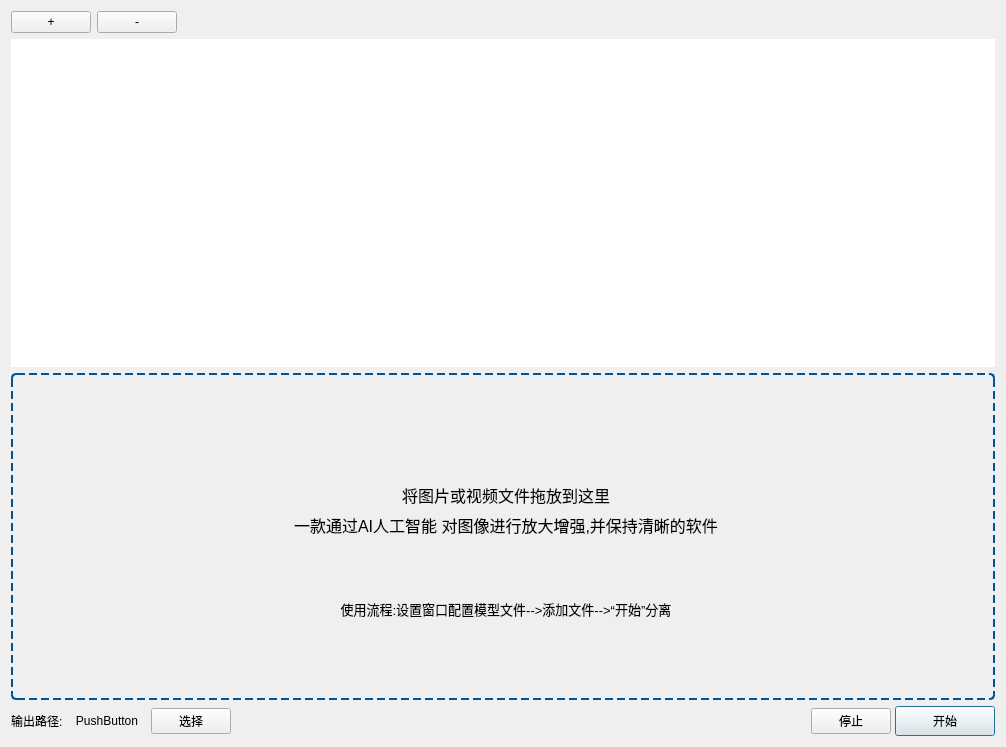
<?xml version="1.0" encoding="UTF-8"?>
<ui version="4.0">
 <class>SR_TaskListUI_main</class>
 <widget class="QWidget" name="SR_TaskListUI_main">
  <property name="geometry">
   <rect>
    <x>0</x>
    <y>0</y>
    <width>1006</width>
    <height>747</height>
   </rect>
  </property>
  <property name="windowTitle">
   <string>Form</string>
  </property>
  <layout class="QVBoxLayout" name="verticalLayout_2">
   <item>
    <layout class="QHBoxLayout" name="horizontalLayout">
     <item>
      <widget class="QPushButton" name="addpushButton">
       <property name="text">
        <string>+</string>
       </property>
      </widget>
     </item>
     <item>
      <widget class="QPushButton" name="delpushButton">
       <property name="text">
        <string>-</string>
       </property>
      </widget>
     </item>
     <item>
      <spacer name="horizontalSpacer_2">
       <property name="orientation">
        <enum>Qt::Horizontal</enum>
       </property>
       <property name="sizeHint" stdset="0">
        <size>
         <width>40</width>
         <height>20</height>
        </size>
       </property>
      </spacer>
     </item>
     <item>
      <widget class="QPushButton" name="avs_setuppushButton">
       <property name="text">
        <string/>
       </property>
       <property name="icon">
        <iconset resource="../Resource.qrc">
         <normaloff>:/new/1_1image/Resource/image/UVAIGC/gearshape.svg</normaloff>:/new/1_1image/Resource/image/UVAIGC/gearshape.svg</iconset>
       </property>
       <property name="default">
        <bool>false</bool>
       </property>
       <property name="flat">
        <bool>true</bool>
       </property>
      </widget>
     </item>
    </layout>
   </item>
   <item>
    <widget class="SR_TaskQListWidget" name="listWidget">
     <property name="contextMenuPolicy">
      <enum>Qt::CustomContextMenu</enum>
     </property>
     <property name="frameShape">
      <enum>QFrame::Box</enum>
     </property>
     <property name="frameShadow">
      <enum>QFrame::Raised</enum>
     </property>
     <property name="lineWidth">
      <number>0</number>
     </property>
    </widget>
   </item>
   <item>
    <widget class="QWidget" name="Drag_ui_widget" native="true">
     <property name="styleSheet">
      <string notr="true">#Drag_ui_widget{
border: 2px dashed rgb(0, 84, 147);
border-radius:5px;

}</string>
     </property>
     <layout class="QVBoxLayout" name="verticalLayout">
      <item>
       <layout class="QGridLayout" name="Drag_gridLayout">
        <item row="1" column="1">
         <widget class="QPushButton" name="drag_pushButton">
          <property name="text">
           <string/>
          </property>
          <property name="icon">
           <iconset resource="../Resource.qrc">
            <normaloff>:/new/prefix1/Resource/image/winOCRUI/square.and.arrow.down.svg</normaloff>:/new/prefix1/Resource/image/winOCRUI/square.and.arrow.down.svg</iconset>
          </property>
          <property name="iconSize">
           <size>
            <width>60</width>
            <height>60</height>
           </size>
          </property>
          <property name="flat">
           <bool>true</bool>
          </property>
         </widget>
        </item>
        <item row="4" column="1">
         <widget class="QFrame" name="frame">
          <property name="minimumSize">
           <size>
            <width>0</width>
            <height>50</height>
           </size>
          </property>
          <property name="maximumSize">
           <size>
            <width>16777215</width>
            <height>50</height>
           </size>
          </property>
          <property name="frameShape">
           <enum>QFrame::NoFrame</enum>
          </property>
          <property name="frameShadow">
           <enum>QFrame::Raised</enum>
          </property>
         </widget>
        </item>
        <item row="0" column="0" colspan="2">
         <spacer name="verticalSpacer">
          <property name="orientation">
           <enum>Qt::Vertical</enum>
          </property>
          <property name="sizeHint" stdset="0">
           <size>
            <width>20</width>
            <height>40</height>
           </size>
          </property>
         </spacer>
        </item>
        <item row="1" column="0">
         <spacer name="horizontalSpacer_3">
          <property name="orientation">
           <enum>Qt::Horizontal</enum>
          </property>
          <property name="sizeHint" stdset="0">
           <size>
            <width>40</width>
            <height>20</height>
           </size>
          </property>
         </spacer>
        </item>
        <item row="2" column="1">
         <widget class="QLabel" name="label_2">
          <property name="font">
           <font>
            <pointsize>12</pointsize>
           </font>
          </property>
          <property name="text">
           <string>将图片或视频文件拖放到这里</string>
          </property>
          <property name="alignment">
           <set>Qt::AlignCenter</set>
          </property>
         </widget>
        </item>
        <item row="1" column="2">
         <spacer name="horizontalSpacer_4">
          <property name="orientation">
           <enum>Qt::Horizontal</enum>
          </property>
          <property name="sizeHint" stdset="0">
           <size>
            <width>40</width>
            <height>20</height>
           </size>
          </property>
         </spacer>
        </item>
        <item row="6" column="1">
         <spacer name="verticalSpacer_2">
          <property name="orientation">
           <enum>Qt::Vertical</enum>
          </property>
          <property name="sizeHint" stdset="0">
           <size>
            <width>20</width>
            <height>40</height>
           </size>
          </property>
         </spacer>
        </item>
        <item row="3" column="1">
         <widget class="QLabel" name="label_4">
          <property name="font">
           <font>
            <pointsize>12</pointsize>
           </font>
          </property>
          <property name="text">
           <string>一款通过AI人工智能 对图像进行放大增强,并保持清晰的软件</string>
          </property>
          <property name="alignment">
           <set>Qt::AlignCenter</set>
          </property>
         </widget>
        </item>
        <item row="5" column="1">
         <widget class="QLabel" name="label">
          <property name="font">
           <font>
            <pointsize>10</pointsize>
           </font>
          </property>
          <property name="text">
           <string>使用流程:设置窗口配置模型文件--&gt;添加文件--&gt;“开始”分离</string>
          </property>
          <property name="alignment">
           <set>Qt::AlignCenter</set>
          </property>
         </widget>
        </item>
       </layout>
      </item>
     </layout>
    </widget>
   </item>
   <item>
    <layout class="QHBoxLayout" name="horizontalLayout_2">
     <property name="spacing">
      <number>4</number>
     </property>
     <item>
      <widget class="QLabel" name="label_3">
       <property name="text">
        <string>输出路径:</string>
       </property>
      </widget>
     </item>
     <item>
      <widget class="QPushButton" name="outpath_label_pushButton">
       <property name="text">
        <string>PushButton</string>
       </property>
       <property name="default">
        <bool>false</bool>
       </property>
       <property name="flat">
        <bool>true</bool>
       </property>
      </widget>
     </item>
     <item>
      <widget class="QPushButton" name="out_path_pushButton">
       <property name="text">
        <string>选择</string>
       </property>
      </widget>
     </item>
     <item>
      <spacer name="horizontalSpacer">
       <property name="orientation">
        <enum>Qt::Horizontal</enum>
       </property>
       <property name="sizeHint" stdset="0">
        <size>
         <width>40</width>
         <height>20</height>
        </size>
       </property>
      </spacer>
     </item>
     <item>
      <widget class="QProgressIndicator" name="Cancel_pIndicator" native="true">
       <property name="minimumSize">
        <size>
         <width>10</width>
         <height>0</height>
        </size>
       </property>
      </widget>
     </item>
     <item>
      <widget class="QPushButton" name="stoppushButton">
       <property name="text">
        <string>停止</string>
       </property>
       <property name="icon">
        <iconset resource="../Resource.qrc">
         <normaloff>:/new/prefix1/Resource/image/winOCRUI/pause.svg</normaloff>:/new/prefix1/Resource/image/winOCRUI/pause.svg</iconset>
       </property>
       <property name="autoDefault">
        <bool>false</bool>
       </property>
       <property name="default">
        <bool>false</bool>
       </property>
       <property name="flat">
        <bool>false</bool>
       </property>
      </widget>
     </item>
     <item>
      <widget class="QPushButton" name="runpushButton">
       <property name="minimumSize">
        <size>
         <width>100</width>
         <height>30</height>
        </size>
       </property>
       <property name="maximumSize">
        <size>
         <width>100</width>
         <height>16777215</height>
        </size>
       </property>
       <property name="layoutDirection">
        <enum>Qt::LeftToRight</enum>
       </property>
       <property name="autoFillBackground">
        <bool>false</bool>
       </property>
       <property name="styleSheet">
        <string notr="true">#runpushButton222{
 color:white;
    background-color:rgb(14 , 150 , 254);
    border-radius:10px;
    height:30px;
    width:100px;

}</string>
       </property>
       <property name="text">
        <string>开始</string>
       </property>
       <property name="icon">
        <iconset resource="../Resource.qrc">
         <normaloff>:/new/prefix1/Resource/image/winOCRUI/play.svg</normaloff>:/new/prefix1/Resource/image/winOCRUI/play.svg</iconset>
       </property>
       <property name="checkable">
        <bool>false</bool>
       </property>
       <property name="autoRepeat">
        <bool>false</bool>
       </property>
       <property name="autoDefault">
        <bool>false</bool>
       </property>
       <property name="default">
        <bool>true</bool>
       </property>
       <property name="flat">
        <bool>false</bool>
       </property>
      </widget>
     </item>
    </layout>
   </item>
  </layout>
 </widget>
 <customwidgets>
  <customwidget>
   <class>QProgressIndicator</class>
   <extends>QWidget</extends>
   <header>QProgressIndicator.h</header>
   <container>1</container>
  </customwidget>
  <customwidget>
   <class>SR_TaskQListWidget</class>
   <extends>QListWidget</extends>
   <header>SR_TaskQListWidget.h</header>
  </customwidget>
 </customwidgets>
 <resources>
  <include location="../Resource.qrc"/>
 </resources>
 <connections/>
</ui>
